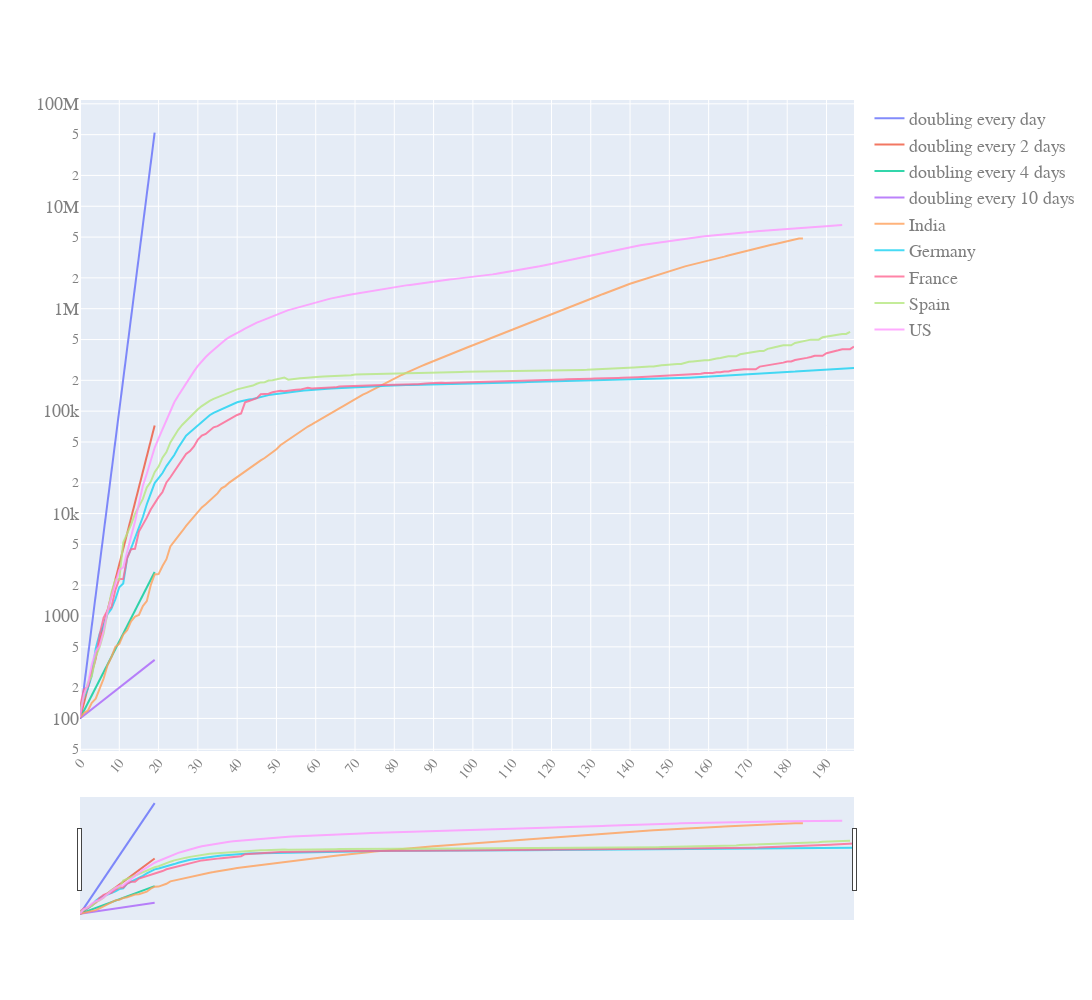

Source (notebook cell):
### Code cell
quick_plot(pd_sync_timelines_w_slope.date,
           pd_sync_timelines_w_slope.iloc[:,:-1],
           y_scale='log',
           slider=True)

### Figure 1 — Plotly figure (JSON) as saved in the notebook; plotly's stock layout.template omitted (floating-point values rounded to 4 significant figures; data arrays with more than 128 entries replaced by an {"elided": "..."} marker saying what was removed)
{"data": [{"name": "doubling every day", "opacity": 0.8, "type": "scatter", "x": {"elided": "198 int values"}, "y": {"elided": "198 int values"}}, {"name": "doubling every 2 days", "opacity": 0.8, "type": "scatter", "x": {"elided": "198 int values"}, "y": {"elided": "198 float values"}}, {"name": "doubling every 4 days", "opacity": 0.8, "type": "scatter", "x": {"elided": "198 int values"}, "y": {"elided": "198 float values"}}, {"name": "doubling every 10 days", "opacity": 0.8, "type": "scatter", "x": {"elided": "198 int values"}, "y": {"elided": "198 float values"}}, {"name": "India", "opacity": 0.8, "type": "scatter", "x": {"elided": "198 int values"}, "y": {"elided": "198 int values"}}, {"name": "Germany", "opacity": 0.8, "type": "scatter", "x": {"elided": "198 int values"}, "y": {"elided": "198 int values"}}, {"name": "France", "opacity": 0.8, "type": "scatter", "x": {"elided": "198 int values"}, "y": {"elided": "198 int values"}}, {"name": "Spain", "opacity": 0.8, "type": "scatter", "x": {"elided": "198 int values"}, "y": {"elided": "198 int values"}}, {"name": "US", "opacity": 0.8, "type": "scatter", "x": {"elided": "198 int values"}, "y": {"elided": "198 int values"}}], "layout": {"autosize": true, "font": {"color": "#7f7f7f", "family": "PT Sans, monospace", "size": 18}, "height": 1000, "width": 1200, "xaxis": {"nticks": 20, "rangeslider": {"visible": true}, "tickangle": -50, "tickfont": {"color": "#7f7f7f", "size": 14}}, "yaxis": {"type": "log"}}}
